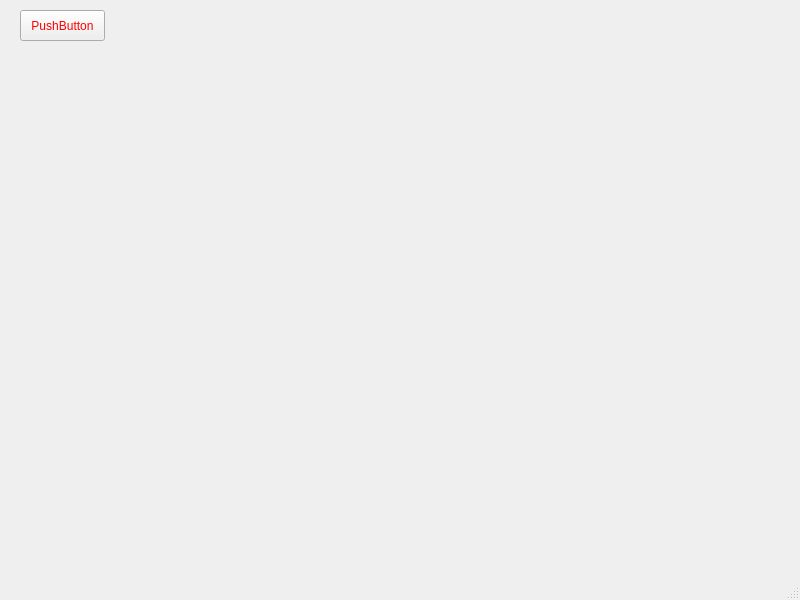
<?xml version="1.0" encoding="UTF-8"?>
<ui version="4.0">
 <class>MainWindow</class>
 <widget class="QMainWindow" name="MainWindow">
  <property name="geometry">
   <rect>
    <x>0</x>
    <y>0</y>
    <width>800</width>
    <height>600</height>
   </rect>
  </property>
  <property name="windowTitle">
   <string>MainWindow</string>
  </property>
  <property name="styleSheet">
   <string notr="true">color: rgb(255, 0, 0);</string>
  </property>
  <widget class="QWidget" name="centralwidget">
   <widget class="QPushButton" name="pushButton">
    <property name="geometry">
     <rect>
      <x>20</x>
      <y>10</y>
      <width>85</width>
      <height>31</height>
     </rect>
    </property>
    <property name="text">
     <string>PushButton</string>
    </property>
   </widget>
  </widget>
  <widget class="QMenuBar" name="menubar">
   <property name="geometry">
    <rect>
     <x>0</x>
     <y>0</y>
     <width>800</width>
     <height>21</height>
    </rect>
   </property>
  </widget>
  <widget class="QStatusBar" name="statusbar"/>
 </widget>
 <resources/>
 <connections/>
</ui>
